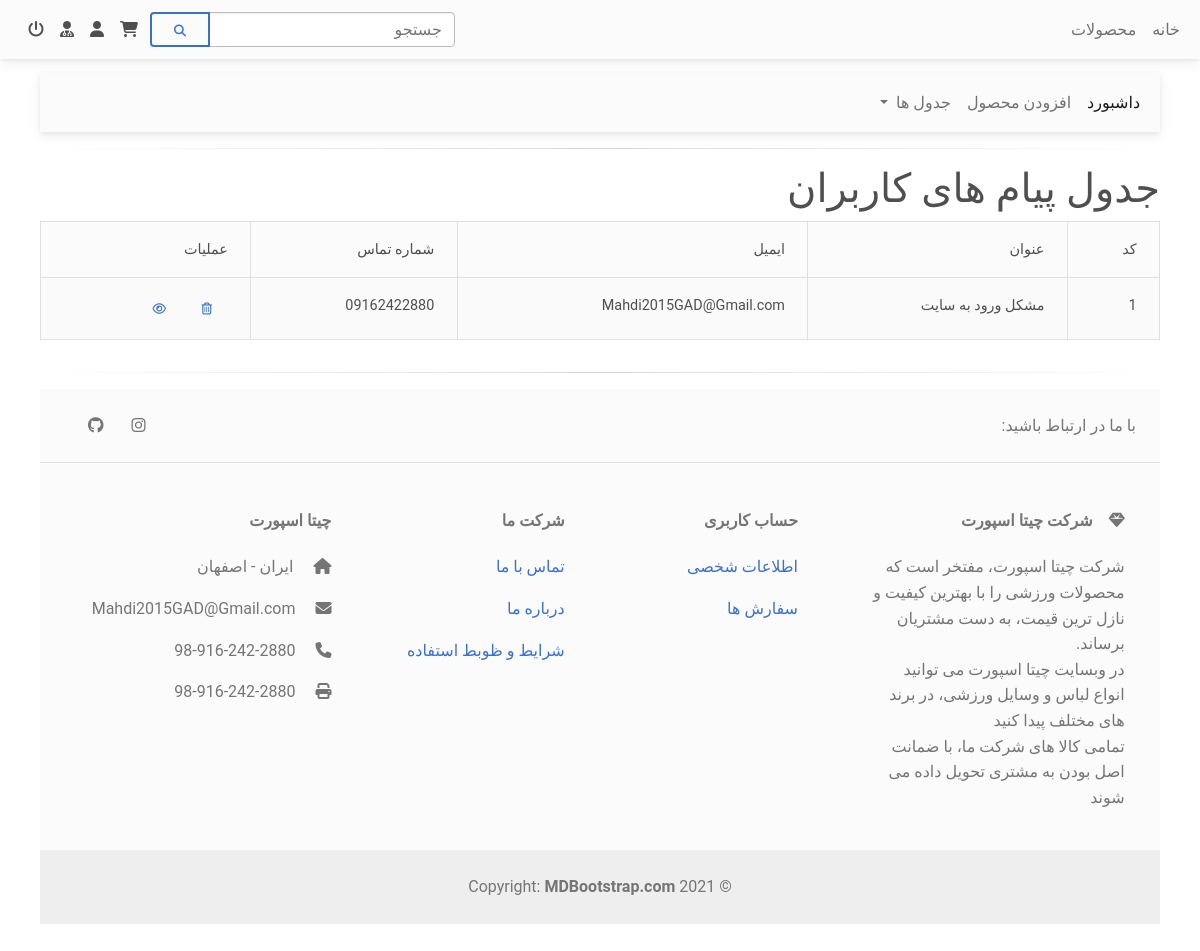
The page /Contact_DataTable.php (signed in) on the database its author committed.
### tables this page shows
CREATE TABLE IF NOT EXISTS `message` (
  `id` int(11) NOT NULL AUTO_INCREMENT,
  `title` varchar(255) NOT NULL,
  `email` varchar(255) NOT NULL,
  `number` varchar(255) NOT NULL,
  `textarea` text NOT NULL,
  PRIMARY KEY (`id`)
);

### Settings.php (called while the page is built)
<?php
    $dbhost = 'localhost';
    $dbuser = 'root';
    $dbpass = '';
    $dbname = 'cheetah_sport';
?>

### DataBase.php (called while the page is built, shortened)
<?php
class db {
    protected $connection;
	protected $query;
	public function __construct($dbhost = '', $dbuser = '', $dbpass = '', $dbname = '', $charset = 'utf8') {
		$this->connection = new mysqli($dbhost, $dbuser, $dbpass, $dbname);
		$this->connection->set_charset($charset);
	}
    public function query($query) {
		if ($this->query = $this->connection->prepare($query)) {
            if (func_num_args() > 1) {
                $x = func_get_args();
                $args = array_slice($x, 1);
				$types = '';
                $args_ref = array();
                foreach ($args as $k => &$arg) {
					if (is_array($args[$k])) {
						foreach ($args[$k] as $j => &$a) {
							$types .= $this->_gettype($args[$k][$j]);
							$args_ref[] = &$a;
						}
					} else {
	                	$types .= $this->_gettype($args[$k]);
	                    $args_ref[] = &$arg;
					}
                }
				array_unshift($args_ref, $types);
                call_user_func_array(array($this->query, 'bind_param'), $args_ref);
            }
            $this->query->execute();
        } else {
            $this->error('Unable to prepare MySQL statement (check your syntax) - ' . $this->connection->error);
        }
		return $this;
    }
	public function fetchAll($callback = null) {
	    $params = array();
        $row = array();
	    $meta = $this->query->result_metadata();
	    while ($field = $meta->fetch_field()) {
	        $params[] = &$row[$field->name];
	    }
	    call_user_func_array(array($this->query, 'bind_result'), $params);
        $result = array();
        while ($this->query->fetch()) {
            $r = array();
            foreach ($row as $key => $val) {
                $r[$key] = $val;
            }
            if ($callback != null && is_callable($callback)) {
                $value = call_user_func($callback, $r);
                if ($value == 'break') break;
            } else {
                $result[] = $r;
            }
        }
		return $result;
	}
	public function fetchArray() {
	    $params = array();
        $row = array();
	    $meta = $this->query->result_metadata();
	    while ($field = $meta->fetch_field()) {
	        $params[] = &$row[$field->name];
	    }
	    call_user_func_array(array($this->query, 'bind_result'), $params);
        $result = array();
		while ($this->query->fetch()) {
			foreach ($row as $key => $val) {
				$result[$key] = $val;
			}
		}
        $this->query_closed = TRUE;
		return $result;
	}
	private function _gettype($var) {
	    if (is_int($var)) return 'i';
	    return 'b';
	}
}
?>

### Contact_DataTable_View.php (the view, shortened to what this page needs)
<!doctype html>
<html lang = "fa">
    <head>
        <link rel = "stylesheet" href = "Styles\css\mdb.rtl.min.css" type = "text/css">
    </head>
    <body>
        <?php include 'Header.php'; ?>
        <?php include 'AsideNav.php'; ?>
        <main>
            <div>
                <hr class="hr hr-blurry" />
                <h1>جدول پیام های کاربران</h1>
                <div class="table-responsive">
                    <table class="table table-bordered table-striped table-hover">
                        <thead class="bg-light">
                            <tr>
                                <th>
                                    کد
                                </th>
                                <th>
                                    عنوان
                                </th>
                                <th>
                                    ایمیل
                                </th>
                                <th>
                                    شماره تماس
                                </th>
                                <th>
                                    عملیات
                                </th>
                            </tr>
                        </thead>
                        <tbody>
                            <?php
                                foreach($messagedatatable as $message)
                                    {
                                        echo "
                                            <tr>
                                                <td>
                                                    {$message['id']}
                                                </td>
                                                <td>
                                                    {$message['title']}
                                                </td>
                                                <td>
                                                    {$message['email']}
                                                </td>
                                                <td class = 'table-number'>
                                                    {$message['number']}
                                                </td>
                                                <td>
                                                    <a href = 'RemoveContact.php?id={$message['id']}' class='btn btn-link btn-sm px-3' data-ripple-color='dark' data-mdb-toggle='tooltip' title='حذف'>
                                                        <i class='far fa-trash-alt'></i>
                                                    </a>
                                                    <a href = 'ViewContact.php?id={$message['id']}' class='btn btn-link btn-sm px-3' data-ripple-color='dark' data-mdb-toggle='tooltip' title='مشاهده'>
                                                        <i class='far fa-eye'></i>
                                                    </a>
                                                </td>
                                            </tr>
                                        ";
                                    }
                            ?>
                        </tbody>
                    </table>
                </div>
            </div>
        </main>
        <?php include 'Footer.php'; ?>
    </body>
</html>

### rows shown on the page
message: id "1", title "مشکل ورود به سایت", email "Mahdi2015GAD@Gmail.com", number "09162422880"
